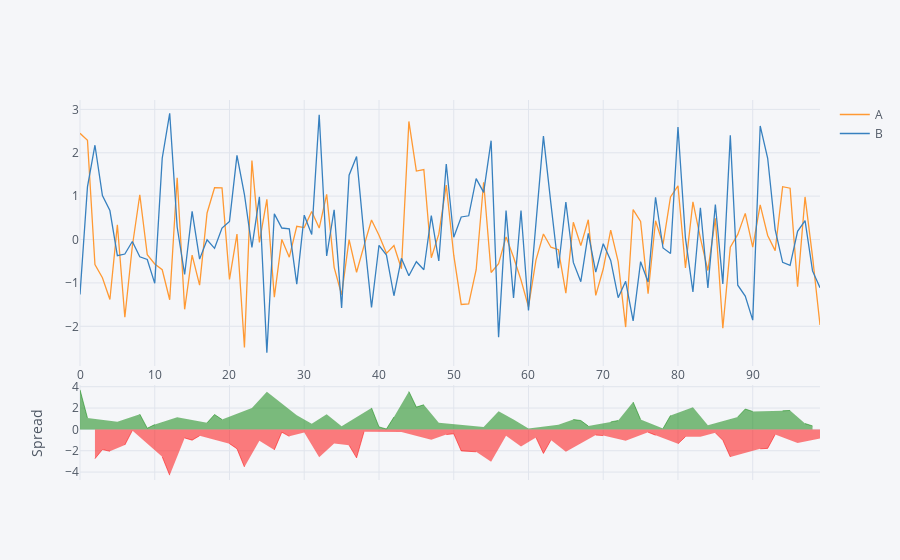

This figure's notebook cell:
### Markdown cell above
## Spread

### Code cell
df[['A','B']].iplot(kind='spread')

### Figure 1 — Plotly figure (JSON) as saved in the notebook; plotly's stock layout.template omitted (floating-point values rounded to 4 significant figures)
{"data": [{"line": {"color": "rgba(255, 153, 51, 1.0)", "dash": "solid", "shape": "linear", "width": 1.3}, "mode": "lines", "name": "A", "text": "", "type": "scatter", "uid": "9b19cbfa-73b4-4c9b-9db7-8014e6b4c28e", "x": [0, 1, 2, 3, 4, 5, 6, 7, 8, 9, 10, 11, 12, 13, 14, 15, 16, 17, 18, 19, 20, 21, 22, 23, 24, 25, 26, 27, 28, 29, 30, 31, 32, 33, 34, 35, 36, 37, 38, 39, 40, 41, 42, 43, 44, 45, 46, 47, 48, 49, 50, 51, 52, 53, 54, 55, 56, 57, 58, 59, 60, 61, 62, 63, 64, 65, 66, 67, 68, 69, 70, 71, 72, 73, 74, 75, 76, 77, 78, 79, 80, 81, 82, 83, 84, 85, 86, 87, 88, 89, 90, 91, 92, 93, 94, 95, 96, 97, 98, 99], "y": [2.45, 2.29, -0.5753, -0.8801, -1.383, 0.342, -1.792, -0.1539, 1.032, -0.3506, -0.5623, -0.6961, -1.388, 1.425, -1.608, -0.3601, -1.049, 0.6116, 1.193, 1.19, -0.9176, 0.1259, -2.486, 1.819, -0.06658, 0.9253, -1.328, 0.003662, -0.4073, 0.3053, 0.2764, 0.6469, 0.2646, 1.042, -0.6407, -1.272, -0.003665, -0.7538, -0.1413, 0.4497, 0.09898, -0.3184, -0.1366, -0.675, 2.721, 1.579, 1.614, -0.4201, 0.1244, 1.255, -0.3611, -1.496, -1.481, -0.6965, 1.32, -0.7605, -0.5588, 0.06188, -0.409, -0.9321, -1.553, -0.4745, 0.1287, -0.177, -0.2336, -1.235, 0.3984, -0.1389, 0.4567, -1.288, -0.6791, 0.2174, -0.5077, -2.018, 0.6906, 0.4156, -1.247, 0.4325, -0.1108, 0.9817, 1.238, -0.652, 0.8694, 0.03349, -0.7142, 0.4868, -2.046, -0.1781, 0.1176, 0.6036, -0.1734, 0.7968, 0.09395, -0.2554, 1.219, 1.183, -1.085, 0.9819, -0.3938, -1.969]}, {"line": {"color": "rgba(55, 128, 191, 1.0)", "dash": "solid", "shape": "linear", "width": 1.3}, "mode": "lines", "name": "B", "text": "", "type": "scatter", "uid": "ee33c44e-5198-4241-a66d-def5cd148fa5", "x": [0, 1, 2, 3, 4, 5, 6, 7, 8, 9, 10, 11, 12, 13, 14, 15, 16, 17, 18, 19, 20, 21, 22, 23, 24, 25, 26, 27, 28, 29, 30, 31, 32, 33, 34, 35, 36, 37, 38, 39, 40, 41, 42, 43, 44, 45, 46, 47, 48, 49, 50, 51, 52, 53, 54, 55, 56, 57, 58, 59, 60, 61, 62, 63, 64, 65, 66, 67, 68, 69, 70, 71, 72, 73, 74, 75, 76, 77, 78, 79, 80, 81, 82, 83, 84, 85, 86, 87, 88, 89, 90, 91, 92, 93, 94, 95, 96, 97, 98, 99], "y": [-1.266, 1.216, 2.173, 1.015, 0.6681, -0.3722, -0.3339, -0.04458, -0.3974, -0.4601, -1.009, 1.874, 2.91, 0.2882, -0.8055, 0.6478, -0.4513, -0.005229, -0.2023, 0.2649, 0.4176, 1.941, 1.038, -0.1824, 0.9865, -2.608, 0.5923, 0.2654, 0.2451, -1.026, 0.5616, 0.1186, 2.876, -0.3799, 0.6869, -1.576, 1.484, 1.915, 0.07898, -1.567, -0.1326, -0.3566, -1.296, -0.4322, -0.8342, -0.5112, -0.6961, 0.5527, -0.495, 1.741, 0.05281, 0.52, 0.5476, 1.404, 1.087, 2.278, -2.252, 0.6663, -1.348, 0.6681, -1.634, 0.2928, 2.384, 0.8274, -0.6619, 0.8652, -0.5274, -0.9714, 0.1407, -0.7518, -0.09796, -0.4829, -1.34, -0.9636, -1.877, -0.5104, -0.9781, 0.9745, -0.1953, -0.3225, 2.593, 0.03107, -1.206, 0.7313, -1.113, 0.8088, -1.022, 2.401, -1.052, -1.305, -1.858, 2.618, 1.874, 0.2287, -0.5257, -0.5932, 0.1909, 0.4349, -0.7226, -1.109]}, {"connectgaps": false, "fill": "tozeroy", "line": {"color": "green", "dash": "solid", "shape": "linear", "width": 0.5}, "mode": "lines", "name": "Spread", "showlegend": false, "type": "scatter", "uid": "d4701095-443e-4066-ab98-aac77966014e", "x": [0, 1, 2, 3, 4, 5, 6, 7, 8, 9, 10, 11, 12, 13, 14, 15, 16, 17, 18, 19, 20, 21, 22, 23, 24, 25, 26, 27, 28, 29, 30, 31, 32, 33, 34, 35, 36, 37, 38, 39, 40, 41, 42, 43, 44, 45, 46, 47, 48, 49, 50, 51, 52, 53, 54, 55, 56, 57, 58, 59, 60, 61, 62, 63, 64, 65, 66, 67, 68, 69, 70, 71, 72, 73, 74, 75, 76, 77, 78, 79, 80, 81, 82, 83, 84, 85, 86, 87, 88, 89, 90, 91, 92, 93, 94, 95, 96, 97, 98, 99], "xaxis": "x2", "y": [3.715, 1.074, "", "", "", 0.7142, "", "", 1.43, 0.1095, 0.447, "", "", 1.136, "", "", "", 0.6168, 1.396, 0.9247, "", "", "", 2.002, "", 3.534, "", "", "", 1.332, "", 0.5284, "", 1.422, "", 0.3036, "", "", "", 2.016, 0.2316, 0.03824, 1.159, "", 3.555, 2.09, 2.31, "", 0.6193, "", "", "", "", "", 0.2335, "", 1.693, "", 0.9387, "", 0.08092, "", "", "", 0.4284, "", 0.9258, 0.8325, 0.316, "", "", 0.7003, 0.8327, "", 2.568, 0.926, "", "", 0.0845, 1.304, "", "", 2.076, "", 0.3987, "", "", "", 1.17, 1.908, 1.684, "", "", "", 1.745, 1.776, "", 0.5469, 0.3287, ""], "yaxis": "y2"}, {"connectgaps": false, "fill": "tozeroy", "line": {"color": "red", "dash": "solid", "shape": "linear", "width": 0.5}, "mode": "lines", "name": "Spread", "showlegend": false, "type": "scatter", "uid": "b43f5fb7-7ca4-49df-bcb6-74cf32ed40d4", "x": [0, 1, 2, 3, 4, 5, 6, 7, 8, 9, 10, 11, 12, 13, 14, 15, 16, 17, 18, 19, 20, 21, 22, 23, 24, 25, 26, 27, 28, 29, 30, 31, 32, 33, 34, 35, 36, 37, 38, 39, 40, 41, 42, 43, 44, 45, 46, 47, 48, 49, 50, 51, 52, 53, 54, 55, 56, 57, 58, 59, 60, 61, 62, 63, 64, 65, 66, 67, 68, 69, 70, 71, 72, 73, 74, 75, 76, 77, 78, 79, 80, 81, 82, 83, 84, 85, 86, 87, 88, 89, 90, 91, 92, 93, 94, 95, 96, 97, 98, 99], "xaxis": "x2", "y": ["", "", -2.749, -1.895, -2.051, "", -1.458, -0.1094, "", "", "", -2.57, -4.297, "", -0.8025, -1.008, -0.5979, "", "", "", -1.335, -1.815, -3.524, "", -1.053, "", -1.92, -0.2617, -0.6524, "", -0.2852, "", -2.612, "", -1.328, "", -1.488, -2.668, -0.2203, "", "", "", "", -0.2428, "", "", "", -0.9728, "", -0.486, -0.4139, -2.016, -2.029, -2.1, "", -3.039, "", -0.6044, "", -1.6, "", -0.7673, -2.255, -1.004, "", -2.1, "", "", "", -0.536, -0.5811, "", "", -1.054, "", "", -0.2689, -0.542, "", "", -1.355, -0.6831, "", -0.6978, "", -0.322, -1.024, -2.579, "", "", "", -1.821, -1.78, -0.4841, "", "", -1.276, "", "", -0.8596], "yaxis": "y2"}], "layout": {"hovermode": "x", "legend": {"bgcolor": "#F5F6F9", "font": {"color": "#4D5663"}}, "paper_bgcolor": "#F5F6F9", "plot_bgcolor": "#F5F6F9", "title": {"font": {"color": "#4D5663"}}, "xaxis": {"gridcolor": "#E1E5ED", "showgrid": true, "tickfont": {"color": "#4D5663"}, "title": {"font": {"color": "#4D5663"}, "text": ""}, "zerolinecolor": "#E1E5ED"}, "xaxis2": {"anchor": "y2", "gridcolor": "#E1E5ED", "showgrid": true, "showticklabels": false, "tickfont": {"color": "#4D5663"}, "title": {"font": {"color": "#4D5663"}, "text": ""}, "zerolinecolor": "#E1E5ED"}, "yaxis": {"domain": [0.3, 1], "gridcolor": "#E1E5ED", "showgrid": true, "tickfont": {"color": "#4D5663"}, "title": {"font": {"color": "#4D5663"}, "text": ""}, "zerolinecolor": "#E1E5ED"}, "yaxis2": {"domain": [0, 0.25], "gridcolor": "#E1E5ED", "showgrid": true, "tickfont": {"color": "#4D5663"}, "title": {"font": {"color": "#4D5663"}, "text": "Spread"}, "zerolinecolor": "#E1E5ED"}}}
